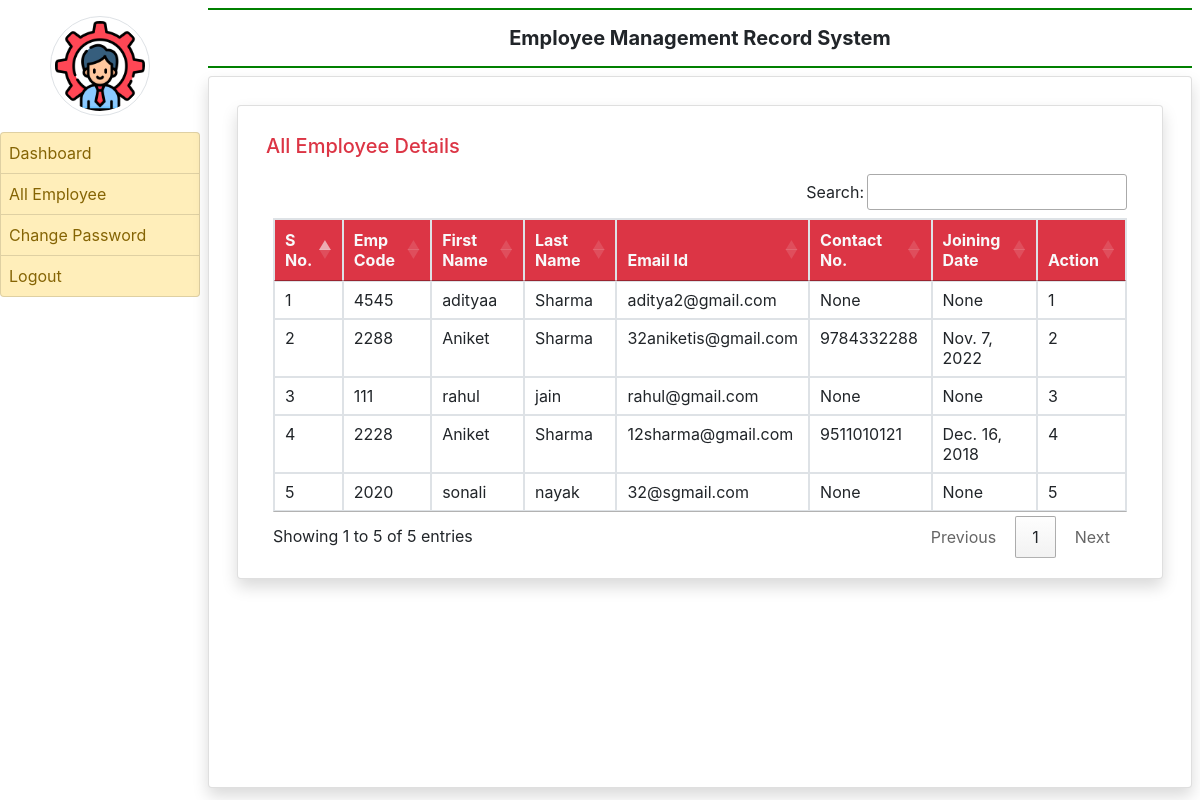
Page /all_employee (signed in) on the committed database.
### Employee/models.py (models this page shows, shortened)
class EmployeeDetails(models.Model):
    user = models.ForeignKey(User,on_delete=models.CASCADE)
    empcode = models.CharField(max_length=50)
    empdept = models.CharField(max_length=50,null=True)
    designation = models.CharField(max_length=100,null=True)
    contact = models.CharField(max_length=15, null=True)
    gender = models.CharField(max_length=50 , null=True)
    joiningdate = models.DateField(null=True)

### Employee/views.py (the view)
# urls.py: path('all_employee', all_employee , name='all_employee'),
def all_employee(request):
     if not request.user.is_authenticated:
          return redirect('admin_login')
     employee = EmployeeDetails.objects.all()
     return render(request, 'all_employee.html', locals())

### Employee/Templates/all_employee.html (shortened to what this page needs)
{% extends "admin_base.html" %}
{% block main%}
<div class="card shadow m-2">
    <div class="card-body">
        <h5 class="p-2 text-danger" style=" border-botton : 2px solid orange">All Employee Details</h5>
        <div class="container-fluid">
        <table class= "table table-bordered table hover" id="example">
            <thead class="text-light bg-danger">
            <tr>
                <th>S No.</th>
                <th>Emp Code</th>
                <th>First Name</th>
                <th>Last Name</th>
                <th>Email Id</th>
                <th>Contact No.</th>
                <th>Joining Date</th>
                <th>Action</th>
            </tr>
            </thead>
            <tbody>
            {% for i in employee %}
            <tr>
                <td>{{forloop.counter}}</td>
                <td>{{i.empcode}}</td>
                <td>{{i.user.first_name}}</td>
                <td>{{i.user.last_name}}</td>
                <td>{{i.user.username}}</td>
                <td>{{i.contact}}</td>
                <td>{{i.joiningdate}}</td>
                <td>{{forloop.counter}}</td>
            </tr>
            {% endfor %}
            </tbody>
        </table>
        </div>
</div>
{% endblock %}

### rows in the picture
EmployeeDetails: empcode "4545", user.first_name "adityaa", user.last_name "Sharma", user.username "aditya2@gmail.com", contact "None", joiningdate "None"
EmployeeDetails: empcode "2288", user.first_name "Aniket", user.last_name "Sharma", user.username "32aniketis@gmail.com", contact "9784332288", joiningdate "Nov. 7, 2022"
EmployeeDetails: empcode "111", user.first_name "rahul", user.last_name "jain", user.username "rahul@gmail.com", contact "None", joiningdate "None"
EmployeeDetails: empcode "2228", user.first_name "Aniket", user.last_name "Sharma", user.username "12sharma@gmail.com", contact "9511010121", joiningdate "Dec. 16, 2018"
EmployeeDetails: empcode "2020", user.first_name "sonali", user.last_name "nayak", user.username "32@sgmail.com", contact "None", joiningdate "None"
